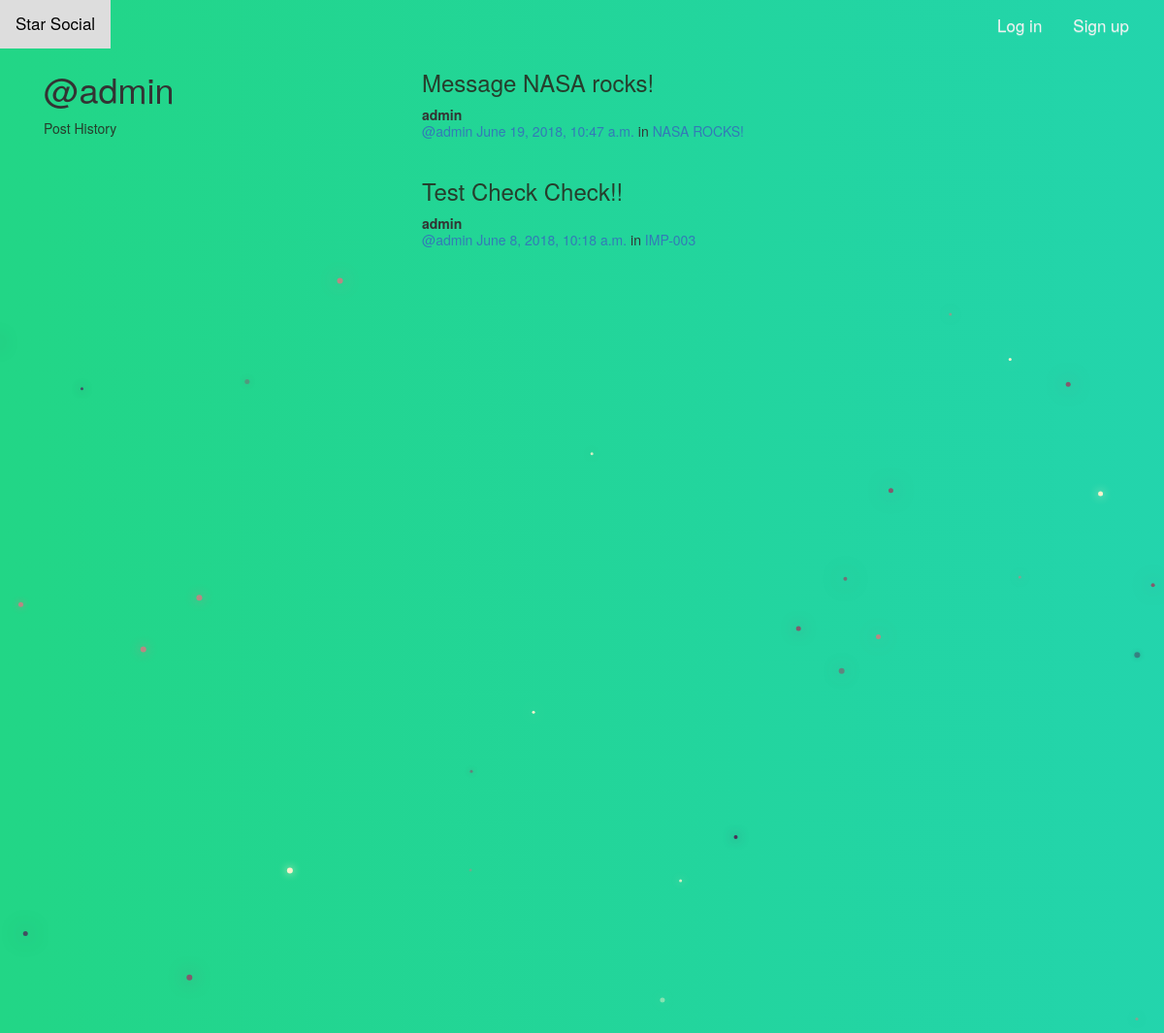
Page /posts/by/admin/ on the committed database.
### posts/models.py (models this page shows, shortened)
class Post(models.Model):
    user = models.ForeignKey(User, related_name="posts")
    created_at = models.DateTimeField(auto_now=True)
    message = models.TextField()
    message_html = models.TextField(editable=False)
    group = models.ForeignKey(Group, related_name="posts",null=True, blank=True)
    class Meta:
        ordering = ["-created_at"]
        unique_together = ["user", "message"]

### groups/models.py (models this page shows, shortened)
class Group(models.Model):
    name = models.CharField(max_length=255, unique=True)
    slug = models.SlugField(allow_unicode=True, unique=True)
    description = models.TextField(blank=True, default='')
    description_html = models.TextField(editable=False, default='', blank=True)
    members = models.ManyToManyField(User,through="GroupMember")
    class Meta:
        ordering = ["name"]

### posts/views.py (the view)
# urls.py: url(r"by/(?P<username>[-\w]+)/$",views.UserPosts.as_view(),name="for_user"),
class UserPosts(generic.ListView):
    model = models.Post
    template_name = "posts/user_post_list.html"
    def get_queryset(self):
        try:
            self.post_user = User.objects.prefetch_related("posts").get(
                username__iexact=self.kwargs.get("username")
            )
        except User.DoesNotExist:
            raise Http404
        else:
            return self.post_user.posts.all()
    def get_context_data(self, **kwargs):
        context = super(UserPosts, self).get_context_data(**kwargs)
        context["post_user"] = self.post_user
        return context

### posts/templates/posts/user_post_list.html
{% extends "posts/post_base.html" %}
{% block prepost %}
<div class="col-md-4">
	<h1>@{{ post_user.username }}</h1>
	<p>Post History</p>
</div>
{% endblock %}
{% block post_content %}
<div class="col-md-8">
	{% for post in post_list %}
		{% include "posts/_post.html" %}
	{% endfor %}
</div>
{% endblock %}

### posts/templates/posts/_post.html (shortened to what this page needs)
<div class="post media">
	<h3>{{ post.message_html|safe }}</h3>
	<div class="media-body">
		<strong>{{ post.user.username }}</strong>
		<h5 class="media-heading">
			<span class="username"><a href="{% url 'posts:for_user' username=post.user.username %}">@{{ post.user.username }}</a></span>
			<time class="time"><a href="{% url 'posts:single' username=post.user.username pk=post.pk %}">{{ post.created_at }}</a></time>
			{% if post.group %}
			<span class="group-name">in <a href="#">{{ post.group.name }}</a></span>
			{% endif %}
		</h5>
	</div>
</div>

### static/simplesocial/css/master.css (style rules this page uses)
p { color: #263E2C }
body { margin: 0; overflow: hidden; background-color: #F8F8F8; color:white; font-family: Arial, Helvetica, sans-serif; }
body { width: 100%; background: -webkit-linear-gradient(left, #22d686, #24d3d3, #22d686, #24d3d3); background: linear-gradient(to right, #22d686, #24d3d3, #22d686, #24d3d3); background-size: 600% 100%; -webkit-animation: HeroBG 20s ease infinite; animation: HeroBG 20s ease infinite; }

### rows in the picture
Post: message_html "Message NASA rocks!", user.username "admin", created_at "June 19, 2018, 10:47 a.m.", group.name "NASA ROCKS!"
Post: message_html "Test Check Check!!", user.username "admin", created_at "June 8, 2018, 10:18 a.m.", group.name "IMP-003"

### other values in the picture
{{ post_user.username }} "admin"
